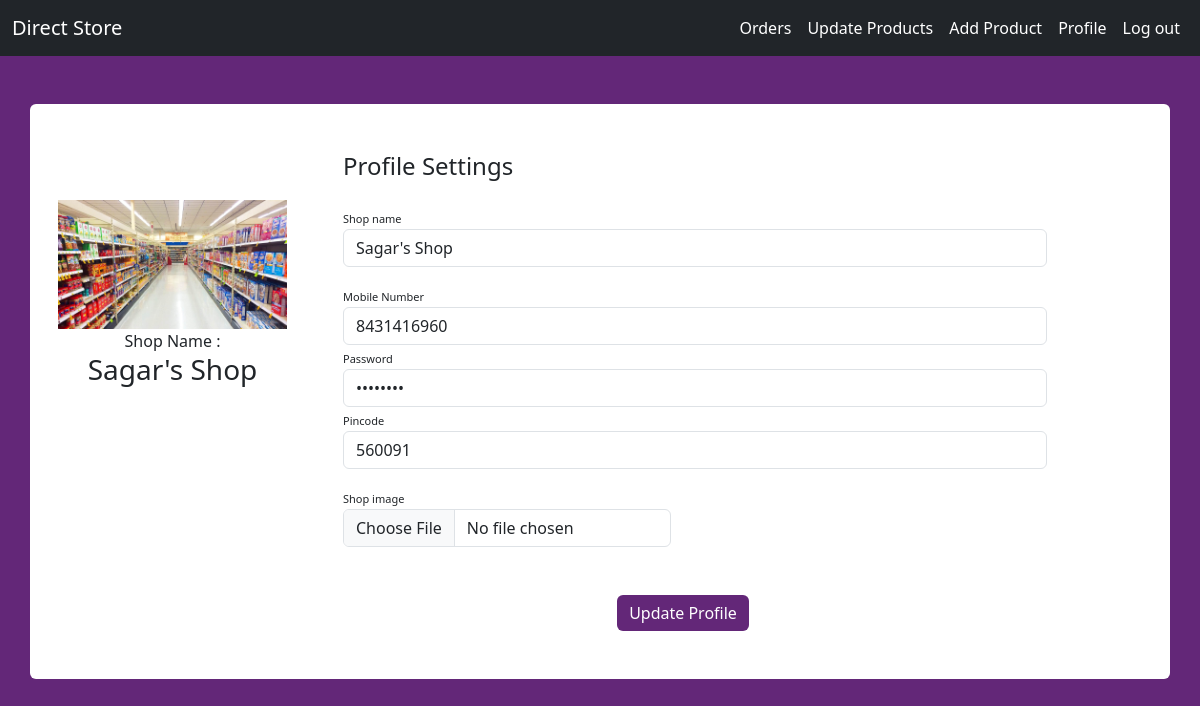
Page /vendor/vendor_profile (signed in) on the committed database.
### shop/models.py (models this page shows, shortened)
class Vendor(models.Model):
    shop_name = models.TextField(max_length=50)
    mobile_number = models.CharField(max_length=10, primary_key=True)
    password = models.TextField(max_length=50)
    pincode = models.IntegerField()
    otp = models.IntegerField(null=True, default=None, blank=True)
    is_verified = models.BooleanField(default=False)
    shop_image = models.ImageField(upload_to="shops/", null=True, blank=True)

### shop/views.py (the view, shortened to what this page needs)
# urls.py: path('vendor_profile', views.profile, name='vendor_profile'),
def profile(request):
    shop_obj = models.Vendor.objects.get(mobile_number = request.session['user'])
    return render (request, 'update_shop_profile.html' ,
                   context={'shop' : shop_obj})

### templates/update_shop_profile.html (shortened to what this page needs)
{% extends 'base.html' %}
{% block body %}
<div class="container rounded bg-white mt-5 mb-5">
    <div class="row">
        <div class="col-md-3 border-right">
            <div class="d-flex flex-column align-items-center text-center p-3 py-5"><img class=" mt-5" {% if shop.shop_image %}
                src="/media/{{shop.shop_image}}"
                {% endif %} style="max-width: 100%;"><span
                    class="font-weight-bold">Shop Name : <h3>{{ shop.shop_name }}</h3></span></div>
        </div>
        <div class="col-md-8 border-right">
            <div class="p-3 py-5">
                <form action="{% url 'vendor_profile' %}" method="post" enctype="multipart/form-data">
                    <div class="d-flex justify-content-between align-items-center mb-3">
                        <h4 class="text-right">Profile Settings</h4>
                    </div>
                    <div class="row mt-2">
                        <div class="col-md-12"><label class="labels">Shop name</label>
                            <input class="form-control" name="shop_name" value="{{ shop.shop_name }}">
                        </div>
                    </div>
                    <div class="row mt-3">
                        <div class="col-md-12"><label class="labels" for="mobile_number">Mobile Number</label><input
                                type="text" readonly class="form-control" name="mobile_number" id="mobile_number"
                                value="{{ shop.mobile_number }}"></div>
                        <div class="col-md-12"><label class="labels" for="password">Password</label><input
                                type="password" class="form-control" name="password" id="password"
                                value="{{ shop.password }}"></div>
                        <div class="col-md-12"><label class="labels" for="pincode">Pincode</label><input type="text"
                                class="form-control" name="pincode" id="pincode" value="{{ shop.pincode }}"></div>
                        <div class="row mt-3">
                            <div class="col-md-6"><label class="labels" for="shop_image">Shop image</label><input
                                    type="file" name="shop_image" class="form-control" accept="image/*" value=""></div>
                            <div class="mt-5 text-center">
                                <input type="submit" class="btn btn-primary profile-button" value="Update Profile">
                            </div>
                        </div>
                    </div>
                </form>
            </div>
        </div>
    </div>
</div>
{% endblock %}

### templates/base.html (style rules this page uses)
body { background-color: #eae7e1; }

### templates/update_shop_profile.html (style rules this page uses)
body { background: rgb(99, 39, 120) }
.profile-button { background: rgb(99, 39, 120); box-shadow: none; border: none }
.labels { font-size: 11px }

### rows in the picture
Vendor: shop_image (picture), shop_name "Sagar's Shop", mobile_number "8431416960", pincode "560091"
